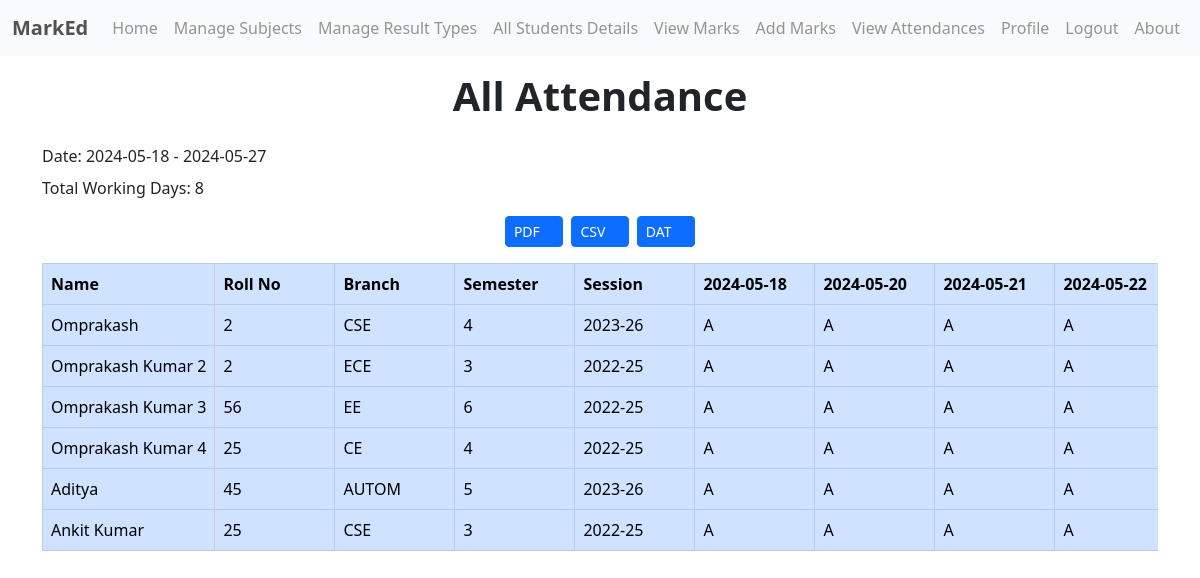
The page /allattendance.php (signed in) on the database its author committed.
### tables this page shows
CREATE TABLE `users` (
  `id` int(10) NOT NULL,
  `name` varchar(255) NOT NULL,
  `email` varchar(255) NOT NULL,
  `role` varchar(50) NOT NULL DEFAULT 'student',
  `branch` varchar(255) DEFAULT NULL,
  `semester` int(2) DEFAULT NULL,
  `session` varchar(50) DEFAULT '2022-25',
  `roll` int(5) DEFAULT NULL,
  `pass` varchar(100) NOT NULL,
  `ip` varchar(45) DEFAULT NULL,
  `created` timestamp NOT NULL DEFAULT CURRENT_TIMESTAMP,
  `updated` timestamp NOT NULL DEFAULT CURRENT_TIMESTAMP ON UPDATE CURRENT_TIMESTAMP
);

### actions/vars.php (called while the page is built, shortened)
<?php
$startAttendenceDate = "2024-05-18";
?>

### allattendance.php (the view, shortened to what this page needs)
<?php
require('actions/vars.php');
?>
<!DOCTYPE html>
<html lang="en">
<head>
  <link href="https://cdn.jsdelivr.net/npm/bootstrap@5.3.0-alpha1/dist/css/bootstrap.min.css" rel="stylesheet">
  <link href="/components/libs/font-awesome-pro/css/all.min.css" rel="stylesheet">
</head>
<body>
  <?php include 'nav.php'; ?>
  <?php
  $roleQ = "SELECT role from users where id = '$sUserId' limit 1";
  $roleE = mysqli_fetch_assoc(mysqli_query($conn, $roleQ));
  $role = $roleE['role'];
  if($role != 'faculty'){ ?>
    <div class="alert alert-danger m-4">
      This page is only for faculties.
    </div>
  <?php } else {
    $totalWorkingDays = getTotalWorkingDays($startAttendenceDate); ?>
    <div class="container">
      <h1 class="fw-bold mt-3 text-center">All Attendance</h1>
      <div class="d-flex justify-content-between align-items-center mb-0 mt-4">
          <div>
              <p class="mb-2">Date: <?php echo $startAttendenceDate.' - '.date("Y-m-d"); ?></p>
              <p class="mb-0">Total Working Days: <?php echo $totalWorkingDays; ?></p>
          </div>
      </div>
      <div class="d-flex gap-2 my-3 justify-content-center">
            <a href="actions/download_attendance.php?download=pdf" class="btn btn-sm btn-primary float-end">PDF <i class="fas fa-download"></i>
            </a>
            <a href="actions/download_attendance.php?download=csv" class="btn btn-sm btn-primary float-end">CSV <i class="fas fa-download"></i>
            </a>
            <a href="actions/download_attendance.php?download=dat" class="btn btn-sm btn-primary float-end">DAT <i class="fas fa-download"></i>
            </a>
          </div>
      <div class="table-container" style="overflow-x: auto;">
        <table id="attendanceTable" class="table table-primary table-bordered table-hover p-0 tableAtt">
          <thead class="thead-fixed">
            <tr>
              <th>Name</th>
              <th>Roll No</th>
              <th>Branch</th>
              <th>Semester</th>
              <th>Session</th>
              <?php
                $startDate = new DateTime($startAttendenceDate);
                $endDate = new DateTime();
                $interval = new DateInterval('P1D');
                $period = new DatePeriod($startDate, $interval, $endDate);
                foreach ($period as $date) {
                  if ($date->format('N') != 7) {
                    echo '<th>' . $date->format('Y-m-d') . '</th>';
                  }
                }
              ?>
            </tr>
          </thead>
          <tbody>
            <?php
              $sql = "SELECT users.id, users.name, users.roll, users.branch, users.semester, users.session, COUNT(attendance.id) AS total_present,
                      (COUNT(attendance.id) / $totalWorkingDays) * 100 AS percentage
                      FROM users
                      LEFT JOIN attendance ON users.id = attendance.s_id
                      WHERE users.role != 'faculty'
                      GROUP BY users.id";
              $result = $conn->query($sql);
              if ($result->num_rows > 0) {
                while ($row = $result->fetch_assoc()) {
                  echo "<tr>";
                  echo "<td>" . $row['name'] . "</td>";
                  echo "<td>" . $row['roll'] . "</td>";
                  echo "<td>" . $row['branch'] . "</td>";
                  echo "<td>" . $row['semester']. "</td>";
                  echo "<td>" . $row['session']. "</td>";
                  foreach ($period as $date) {
                    if ($date->format('N') != 7) {
                      $formattedDate = $date->format('Y-m-d');
                      echo "<td>";
                      $sql_attendance = "SELECT * FROM attendance WHERE s_id = " . $row['id'] . " AND DATE(date) = '$formattedDate'";
                      $result_attendance = $conn->query($sql_attendance);
                      if ($result_attendance->num_rows > 0) {
                        echo "P";
                      } else {
                        echo "A";
                      }
                      echo "</td>";
                    }
                  }
                  echo "</tr>";
                }
              }
            ?>
          </tbody>
        </table>
      </div>
    </div>
  <?php } ?>
</body>
</html>
<?php
function getTotalWorkingDays($startAttendenceDate) {
  $startDate = new DateTime($startAttendenceDate);
  $endDate = new DateTime();
  $interval = new DateInterval('P1D');
  $period = new DatePeriod($startDate, $interval, $endDate);
  $workingDays = 0;
  foreach ($period as $date) {
    if ($date->format('N') != 7) {
      $workingDays++;
    }
  }
  return $workingDays;
}
?>

### nav.php (shortened to what this page needs)
<?php
  require_once 'actions/conn.php';
  if(isset($_SESSION['userid'])){
  $sUserId=$_SESSION['userid'];
  }
?>
<head>
  <link rel="stylesheet" href="https://cdn.jsdelivr.net/npm/bootstrap@5.2.3/dist/css/bootstrap.min.css"
          type="text/css" media="all"/>
</head>
<nav class="navbar navbar-expand-lg navbar-light bg-light opacity-75">
  <div class="container-fluid">
    <a class="navbar-brand fw-bold" href="/">MarkEd</a>
    <div class="collapse navbar-collapse" id="navbarNav">
      <ul class="navbar-nav ms-auto">
        <?php if(!isset($_SESSION['userid'])): ?>
          <li class="nav-item">
            <a class="nav-link" href="/">Home</a>
          </li>
          <li class="nav-item">
            <a class="nav-link" href="/login.php">Login</a>
          </li>
          <li class="nav-item">
            <a class="nav-link" href="/signup.php">Signup</a>
          </li>
          <li class="nav-item">
            <a class="nav-link" href="/about.php">About</a>
          </li>
        <?php else: ?>
          <?php
            $query = "SELECT role FROM users WHERE id = $sUserId";
            $result = mysqli_query($conn, $query);
            $row = mysqli_fetch_assoc($result);
            $role = $row['role'];
          ?>
          <?php if($role == 'student'): ?>
            <li class="nav-item">
              <a class="nav-link" href="/">Home</a>
            </li>
            <li class="nav-item">
              <a class="nav-link" href="/markatt.php">Mark Attendance</a>
            </li>
            <li class="nav-item">
              <a class="nav-link" href="/viewatt.php">View Attendance</a>
            </li>
            <li class="nav-item">
              <a class="nav-link" href="/viewmarks.php">View Marks</a>
            </li>
            <li class="nav-item">
              <a class="nav-link" href="/profile.php">Profile</a>
            </li>
            <li class="nav-item">
              <a class="nav-link" href="/logout.php">Logout</a>
            </li>
            <li class="nav-item">
              <a class="nav-link" href="/about.php">About</a>
            </li>
          <?php elseif($role == 'faculty'): ?>
            <li class="nav-item">
              <a class="nav-link" href="/">Home</a>
            </li>
            <li class="nav-item">
              <a class="nav-link" href="/subjects.php">Manage Subjects</a>
            </li>
            <li class="nav-item">
              <a class="nav-link" href="/result_types.php">Manage Result Types</a>
            </li>
            <li class="nav-item">
              <a class="nav-link" href="/allstudents.php">All Students Details</a>
            </li>
            <li class="nav-item">
              <a class="nav-link" href="/allmarks.php">View Marks</a>
            </li>
            <li class="nav-item">
              <a class="nav-link" href="/addmarks.php">Add Marks</a>
            </li>
            <li class="nav-item">
              <a class="nav-link" href="/allattendance.php">View Attendances</a>
            </li>
            <li class="nav-item">
              <a class="nav-link" href="/profile.php">Profile</a>
            </li>
            <li class="nav-item">
              <a class="nav-link" href="/logout.php">Logout</a>
            </li>
            <li class="nav-item">
              <a class="nav-link" href="/about.php">About</a>
            </li>
          <?php endif; ?>
        <?php endif; ?>
      </ul>
    </div>
  </div>
</nav>

### allattendance.php (style rules this page uses)
.table-container { overflow-x: auto; }
.table { width: max-content; }
.table th, .table td { white-space: nowrap; min-width: 120px; }
.thead-fixed th { position: sticky; top: 0; background-color: #fff; z-index: 1; }
.tableAtt tbody td:first-child, .tableAtt thead th:first-child { position: sticky; left: 0; z-index: 2; border-right: 1px solid #ccc; }

### rows shown on the page
users: name "Omprakash", roll "2", branch "CSE", semester "4", session "2023-26"
users: name "Omprakash Kumar 2", roll "2", branch "ECE", semester "3", session "2022-25"
users: name "Omprakash Kumar 3", roll "56", branch "EE", semester "6", session "2022-25"
users: name "Omprakash Kumar 4", roll "25", branch "CE", semester "4", session "2022-25"
users: name "Aditya", roll "45", branch "AUTOM", semester "5", session "2023-26"
users: name "Ankit Kumar", roll "25", branch "CSE", semester "3", session "2022-25"

### other values the page prints
$startAttendenceDate "2024-05-18"
$totalWorkingDays "8"
$date->format('Y-m-d') "2024-05-18"
$date->format('Y-m-d') "2024-05-20"
$date->format('Y-m-d') "2024-05-21"
$date->format('Y-m-d') "2024-05-22"
